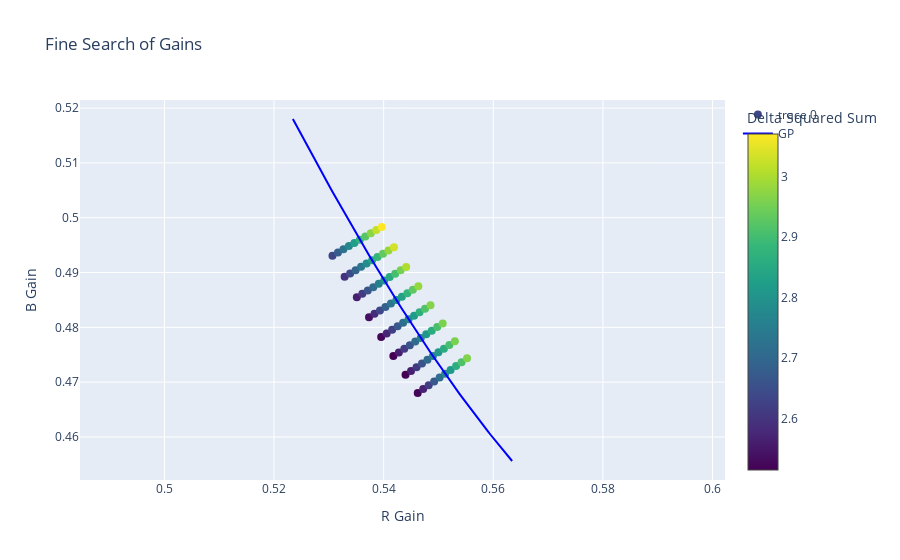

The notebook cell saved with this chart:
### Code cell
best_gain = perform_bayes_AWB(raw_image_path, visualize=True)
PIL.Image.fromarray(image_processing_pipeline(raw_image_path, None, best_gain))
